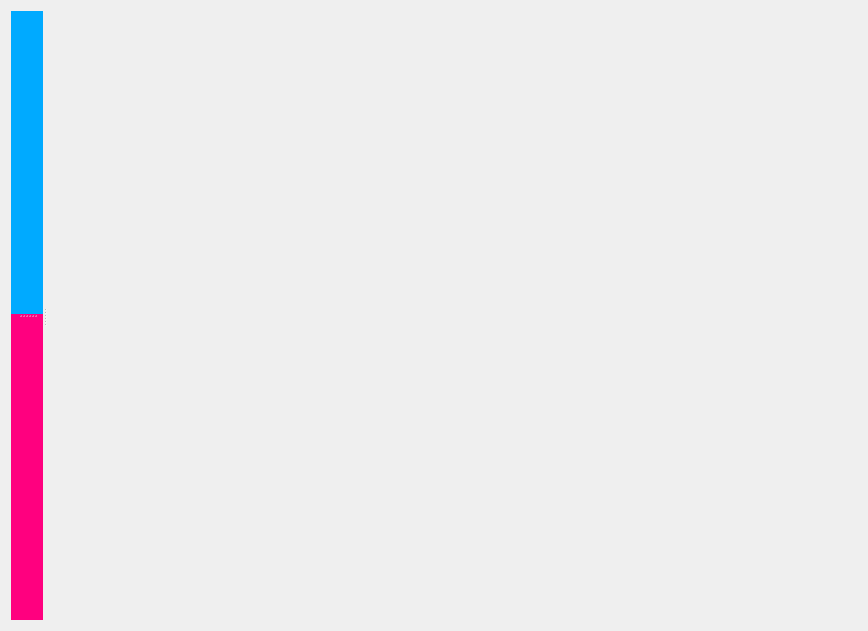
<?xml version="1.0" encoding="UTF-8"?>
<ui version="4.0">
 <class>QSplitterTest</class>
 <widget class="QDialog" name="QSplitterTest">
  <property name="geometry">
   <rect>
    <x>0</x>
    <y>0</y>
    <width>868</width>
    <height>631</height>
   </rect>
  </property>
  <property name="windowTitle">
   <string>QSplitterTest</string>
  </property>
  <layout class="QHBoxLayout" name="horizontalLayout">
   <item>
    <widget class="QSplitter" name="splitter">
     <property name="orientation">
      <enum>Qt::Horizontal</enum>
     </property>
     <widget class="QWidget" name="widget" native="true">
      <property name="palette">
       <palette>
        <active>
         <colorrole role="Window">
          <brush brushstyle="SolidPattern">
           <color alpha="255">
            <red>255</red>
            <green>0</green>
            <blue>127</blue>
           </color>
          </brush>
         </colorrole>
        </active>
        <inactive>
         <colorrole role="Window">
          <brush brushstyle="SolidPattern">
           <color alpha="255">
            <red>255</red>
            <green>0</green>
            <blue>127</blue>
           </color>
          </brush>
         </colorrole>
        </inactive>
        <disabled>
         <colorrole role="Window">
          <brush brushstyle="SolidPattern">
           <color alpha="255">
            <red>255</red>
            <green>0</green>
            <blue>127</blue>
           </color>
          </brush>
         </colorrole>
        </disabled>
       </palette>
      </property>
      <property name="autoFillBackground">
       <bool>true</bool>
      </property>
      <layout class="QVBoxLayout" name="verticalLayout">
       <item>
        <widget class="QSplitter" name="splitter_2">
         <property name="orientation">
          <enum>Qt::Vertical</enum>
         </property>
         <widget class="QWidget" name="widget_3" native="true">
          <property name="palette">
           <palette>
            <active>
             <colorrole role="Base">
              <brush brushstyle="SolidPattern">
               <color alpha="255">
                <red>255</red>
                <green>255</green>
                <blue>255</blue>
               </color>
              </brush>
             </colorrole>
             <colorrole role="Window">
              <brush brushstyle="SolidPattern">
               <color alpha="255">
                <red>0</red>
                <green>170</green>
                <blue>255</blue>
               </color>
              </brush>
             </colorrole>
            </active>
            <inactive>
             <colorrole role="Base">
              <brush brushstyle="SolidPattern">
               <color alpha="255">
                <red>255</red>
                <green>255</green>
                <blue>255</blue>
               </color>
              </brush>
             </colorrole>
             <colorrole role="Window">
              <brush brushstyle="SolidPattern">
               <color alpha="255">
                <red>0</red>
                <green>170</green>
                <blue>255</blue>
               </color>
              </brush>
             </colorrole>
            </inactive>
            <disabled>
             <colorrole role="Base">
              <brush brushstyle="SolidPattern">
               <color alpha="255">
                <red>0</red>
                <green>170</green>
                <blue>255</blue>
               </color>
              </brush>
             </colorrole>
             <colorrole role="Window">
              <brush brushstyle="SolidPattern">
               <color alpha="255">
                <red>0</red>
                <green>170</green>
                <blue>255</blue>
               </color>
              </brush>
             </colorrole>
            </disabled>
           </palette>
          </property>
          <property name="acceptDrops">
           <bool>true</bool>
          </property>
          <property name="autoFillBackground">
           <bool>true</bool>
          </property>
         </widget>
         <widget class="QWidget" name="widget_4" native="true"/>
        </widget>
       </item>
      </layout>
     </widget>
     <widget class="QWidget" name="widget_2" native="true">
      <property name="minimumSize">
       <size>
        <width>80</width>
        <height>80</height>
       </size>
      </property>
     </widget>
    </widget>
   </item>
  </layout>
 </widget>
 <resources/>
 <connections/>
</ui>
